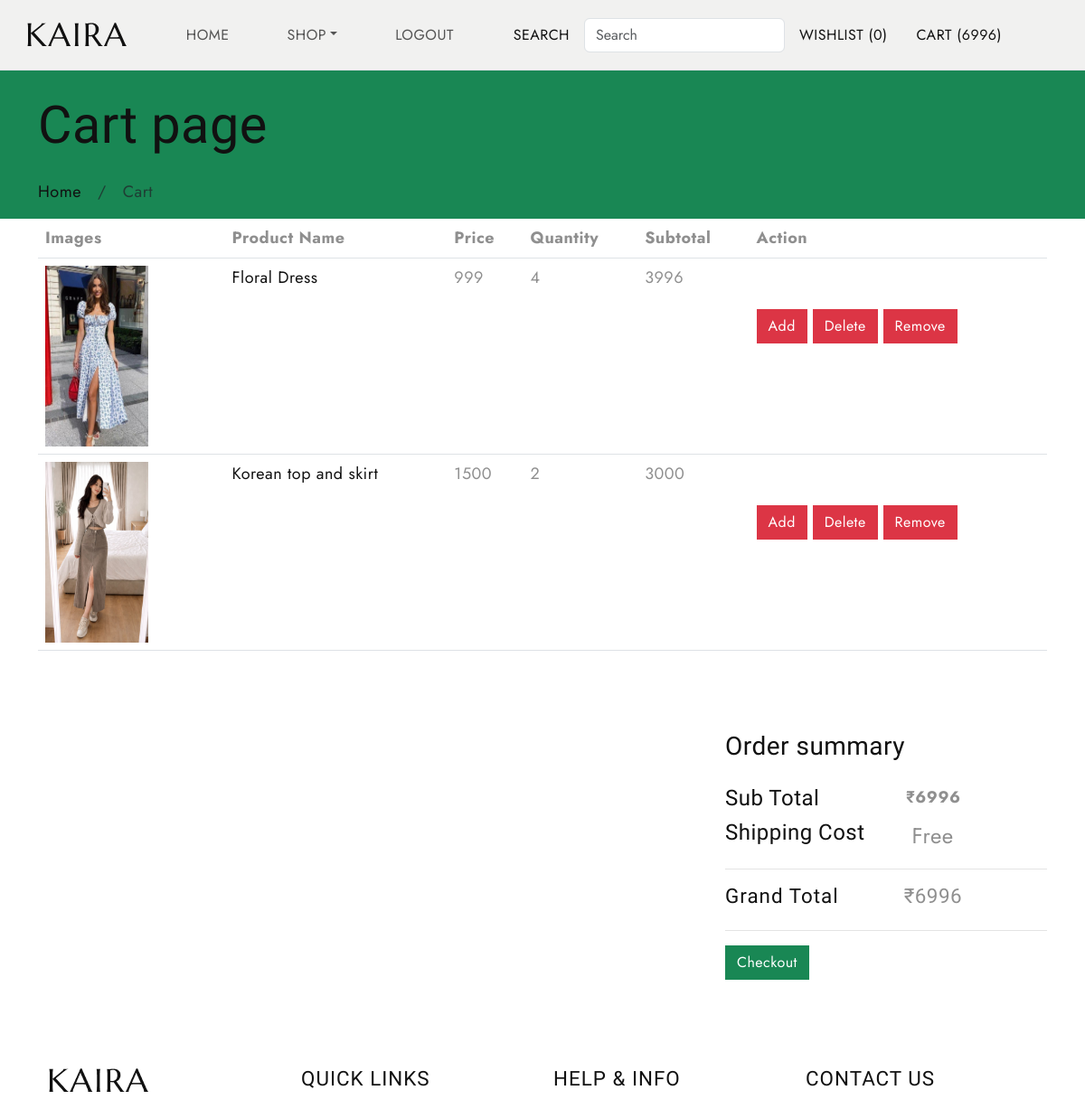
/cartview (signed in, upper part), run on an earlier commit of the app's database.
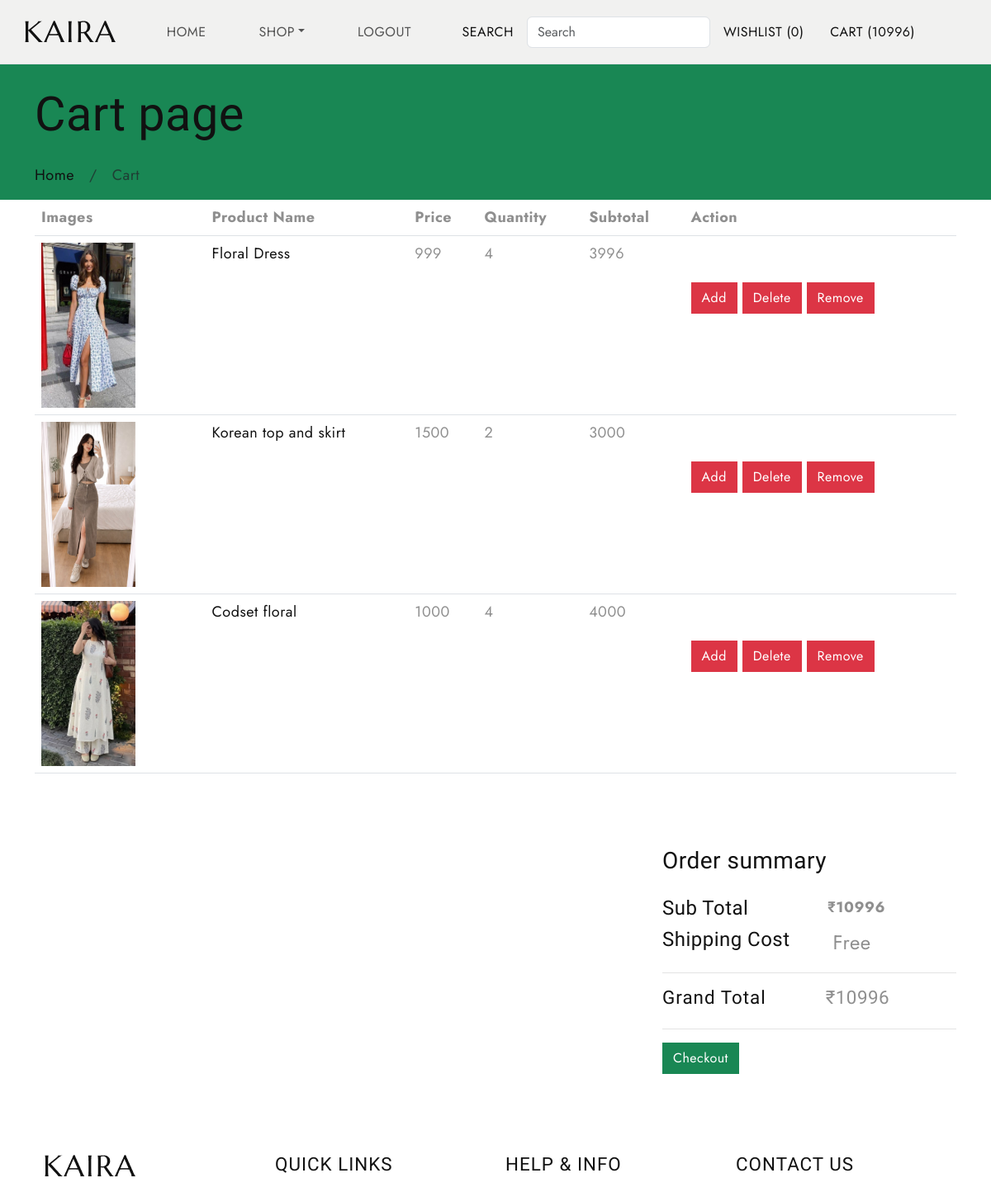
And on a later commit of the database.
### cart/models.py (models this page shows, shortened)
class Cart(models.Model):
    user =models.ForeignKey(User,on_delete=models.CASCADE)
    product =models.ForeignKey(Product,on_delete=models.CASCADE)
    quantity =models.IntegerField(default=0)
    date_added =models.DateTimeField(auto_now_add=True)
    def subtotal(self):
        return self.quantity * self.product.price

### shop/models.py (models this page shows, shortened)
class Product(models.Model):
    name = models.CharField(max_length=200)
    image = models.ImageField(upload_to='products/')
    description = models.TextField()
    price = models.IntegerField()
    stock = models.IntegerField(null=True)
    availability =models.BooleanField(default=True,null=True)
    gender= models.CharField(max_length=200,default='unisex',null=True)
    category = models.ForeignKey(Category,on_delete=models.CASCADE,related_name='products',null=True)
    created = models.DateTimeField(auto_now_add=True,null=True)
    updated = models.DateTimeField(auto_now=True,null=True)

### cart/views.py (the view)
# urls.py: path('cartview',views.CartView.as_view(),name='cartview'),
class CartView(View):
    def get(self,request):
        c=Cart.objects.filter(user=request.user)
        total=0
        for i in c:
            total=total+i.subtotal()
        context={'cart':c,'total':total}
        return render(request,'cart.html',context)

### cart/context_processors.py (called while the page is built)
def cart_items(request):
    total = 0
    if request.user.is_authenticated:
       u=request.user
       c=Cart.objects.filter(user=u)
       for i in c:
           total=total+i.quantity
    return {'total':total}

### shop/context_processors.py (called while the page is built)
def menu_links(request):
    c=Category.objects.all()
    return {'links':c}

### templates/cart.html (shortened to what this page needs)
{% extends 'base.html' %}
{% load crispy_forms_tags %}
{% block content %}
<div class="all-title bg-success">
        <div class="container">
            <div class="row">
                <div class="col-lg-12">
                    <h2>Cart page</h2>
                    <ul class="breadcrumb">
                        <li class="breadcrumb-item"><a href="#">Home</a></li>
                        <li class="breadcrumb-item active">Cart<li>
                    </ul>
                </div>
            </div>
        </div>
    </div>
    <div class="cart-box-main">
        <div class="container">
            <div class="row">
                <div class="col-lg-12">
                    <div class="table-main table-responsive">
                        <table class="table">
                            <thead>
                                <tr>
                                    <th>Images</th>
                                    <th>Product Name</th>
                                    <th>Price</th>
                                    <th>Quantity</th>
                                    <th>Subtotal</th>
                                    <th>Action</th>
                                </tr>
                            </thead>
                            <tbody>
                            {% for i in cart %}
                                <tr>
                                    <td class="thumbnail-img">
                                        <a href="#">
									<img class="" src="{{i.product.image.url}}" alt="" height="200px" width="60%">
								</a>
                                    </td>
                                    <td class="name-pr">
                                        <a href="#">
                                            {{i.product.name}}
								</a>
                                    </td>
                                    <td class="price-pr">
                                        <p>{{i.product.price}}</p>
                                    </td>
                                    <td class="price-pr">
                                        <p>{{i.quantity}}</p>
                                    </td>
                                        <td class="total-pr">
                                            <p>{{i.subtotal}}</p>
                                    </td>
                                        <td class="remove-pr">
                                        {% if i.product.stock > i.quantity %}
                                        <a href="{% url 'cart:addtocart' i.product.id %}" class="btn btn-danger mt-5">Add</a>
                                        <a href="{% url 'cart:cartdecrement' i.id %}" class="btn btn-danger mt-5 ">Delete
								</a>
                                        <a href="{% url 'cart:cartremove' i.id %}" class="btn btn-danger mt-5">Remove
								</a>
                                        {% endif %}
                                    </td>
                                </tr>
                            {% endfor %}
                            </tbody>
                        </table>
                    </div>
                </div>
            </div>
            <div class="row my-5">
                <div class="col-lg-8 col-sm-12"></div>
                <div class="col-lg-4 col-sm-12">
                    <div class="order-box">
                        <h3 class="fs-3">Order summary</h3>
                        <div class="d-flex">
                            <h4 class="fs-4 me-5">Sub Total</h4>
                            <div class=" fw-bold ms-5 "> ₹{{total}}</div>
                        </div>
                        <div class="d-flex">
                            <h4 class="fs-4 me-5">Shipping Cost</h4>
                            <div class="ml-auto fs-4 ms-1"> Free </div>
                        </div>
                        <hr>
                        <div class="d-flex gr-total">
                            <h5 class="me-5">Grand Total</h5>
                            <div class="ml-auto h5 ms-4">₹{{total}}</div>
                        </div>
                        <hr>
                    <div class="col-12 d-flex shopping-box"><a href="{% url 'cart:checkout' %}" class="btn btn-success">Checkout</a> </div></div>
        </div>
    </div>
{% endblock %}

### templates/base.html (shortened to what this page needs)
<!DOCTYPE html>
{% load static %}
<html lang="en">
<head>
  <link href="https://cdn.jsdelivr.net/npm/bootstrap@5.3.0-alpha3/dist/css/bootstrap.min.css" rel="stylesheet"
>
  <link rel="stylesheet" type="text/css" href="{% static 'css/vendor.css">
  <link rel="stylesheet" href="https://cdn.jsdelivr.net/npm/swiper@9/swiper-bundle.min.css" />
  <link rel="stylesheet" type="text/css" href="{% static 'css/style.css' %}">
</head>
<body class="homepage ">
  <nav class="navbar navbar-expand-lg bg-light text-uppercase fs-6 p-3 border-bottom align-items-center">
    <div class="container-fluid">
      <div class="row justify-content-between align-items-center w-100">
        <div class="col-auto">
          <a class="navbar-brand text-white" href="index.html">
          </a>
        </div>
        <div class="col-auto">
          <div class="offcanvas offcanvas-end" tabindex="-1" id="offcanvasNavbar"
            aria-labelledby="offcanvasNavbarLabel">
            <div class="offcanvas-body">
              <ul class="navbar-nav justify-content-end flex-grow-1 gap-1 gap-md-5 pe-3">
                <li class="nav-item dropdown">
                  <a class="nav-link" href="{% url 'home' %}">Home</a>
                <li class="nav-item dropdown">
                  <a class="nav-link dropdown-toggle" href="#" id="dropdownShop" data-bs-toggle="dropdown"
                    aria-haspopup="true" aria-expanded="false">Shop</a>
                </li>
                {% if user.is_authenticated %}
                <li class="nav-item">
                  <a class="nav-link" href="{% url 'shop:userlogout' %}">Logout</a>
                </li>
                {% endif %}
              </ul>
            </div>
          </div>
        </div>
        {% if user.is_authenticated %}
        {% if user.is_superuser == False %}
   <div class="col-3 col-lg-auto">
    <ul class="list-unstyled d-flex m-0 align-items-center">
        <li class="me-3">
            <a href="#" class="text-uppercase">
                 Search
            </a>
          <li class="search position-relative">
    <div class="top-search">
        <form action="{% url 'search:search' %}">
            <input type="text"
                   name="q"
                   class="form-control"
                   placeholder="Search">
        </form>
    </div>
</li>
           </li>
            <li class="d-none d-lg-block">
              <a href="index.html" class="text-uppercase mx-3">Wishlist <span class="wishlist-count">(0)</span>
              </a>
            </li>
            <li class="d-none d-lg-block">
              <a href="{% url 'cart:cartview' %}" class="text-uppercase mx-3"
                aria-controls="offcanvasCart">Cart <span class="cart-count">({{total}})</span>
              </a>
            </li>
            {% endif %}
            {% endif %}
            <li class="search-box" class="mx-2">
              <a href="#search" class="search-button">
                <svg width="24" height="24" viewBox="0 0 24 24">
                  <use xlink:href="#search"></use>
                </svg>
              </a>
            </li>
          </ul>
        </div>
      </div>
    </div>
  </nav>
{% block content %}
{% endblock %}
  <footer id="footer" class="mt-5">
    <div class="container">
      <div class="row d-flex flex-wrap justify-content-between py-5">
        <div class="col-md-3 col-sm-6">
          <div class="footer-menu footer-menu-001">
            <div class="footer-intro mb-4">
              <a href="index.html">
                <img src="{% static 'images/main-logo.png' %}" alt="logo">
              </a>
            </div>
          </div>
        </div>
        <div class="col-md-3 col-sm-6">
          <div class="footer-menu footer-menu-002">
            <h5 class="widget-title text-uppercase mb-4">Quick Links</h5>
          </div>
        </div>
        <div class="col-md-3 col-sm-6">
          <div class="footer-menu footer-menu-003">
            <h5 class="widget-title text-uppercase mb-4">Help & Info</h5>
          </div>
        </div>
        <div class="col-md-3 col-sm-6">
          <div class="footer-menu footer-menu-004 border-animation-left">
            <h5 class="widget-title text-uppercase mb-4">Contact Us</h5>
          </div>
        </div>
      </div>
    </div>
  </footer>
</body>
</html>

### static/css/style.css (style rules this page uses)
body { --heading-font: "Marcellus", Roboto, sans-serif; --heading-font-weight: 400; --heading-color: #111; --heading-line-height: 1.24; --swiper-theme-color: #8C907E; --bs-body-font-family: "Jost", Roboto, sans-serif; --bs-body-font-size: 18px; --bs-body-font-weight: 400; --bs-body-line-height: 1.5; --bs-body-color: #8f8f8f; --bs-body-color-rgb: 143, 143, 143; --bs-primary: #8C907E; --bs-secondary: #6c757d; --bs-black: #111; --bs-light: #F1F1F0; --bs-dark: #212529; --bs-gray: #9aa1a7; --bs-gray-dark: #51565b; --bs-primary-rgb: 140, 144, 126; --bs-secondary-rgb: 108, 117, 125; --bs-black-rgb: 17, 17, 17; --bs-light-rgb: 241, 241, 240; --bs-dark-rgb: 33, 37, 41; --bs-link-color: #111; --bs-link-color-rgb: 17, 17, 17; --bs-link-decoration: underline; --bs-link-hover-color: #111; --bs-link-hover-color-rgb: 17, 17, 17; }
body { letter-spacing: 0.03rem; }
h1, .h1, h2, .h2, h3, .h3, h4, .h4, h5, .h5, h6, .h6 { font-family: var(--heading-font); font-weight: var(--heading-font-weight); color: var(--heading-color); line-height: var(--heading-line-height); }
h1.light, .h1, h2.light, .h2, h3.light, .h3, h4.light, .h4, h5.light, .h5, h6.light, .h6 { color: var(--light-color); }
h1, h2, h3 { margin: 25px 0; }
h5, h6 { letter-spacing: 1px; }
h2, .h2 { font-size: 3.6rem; }
h3, .h3 { font-size: 2.8rem; }
h4, .h4 { font-size: 1.8rem; }
h5, .h5 { font-size: 1.4rem; }
a { text-decoration: none; }
.container-fluid { max-width: 1800px; }
.btn { --bs-btn-border-radius: 0; }
.breadcrumb { --bs-breadcrumb-item-padding-x: 1em; }
.text-white { --heading-color: var(--bs-light); --bs-breadcrumb-item-active-color: var(--bs-light); --bs-breadcrumb-divider-color: var(--bs-light); --bs-link-color-rgb: var(--bs-light-rgb); --bs-link-hover-color-rgb: var(--bs-light-rgb); }

What changed in the data, as far as the page shows it:
added Cart: product.image (picture), product.name "Codset floral", product.price "1000", quantity "4", subtotal "4000", shows "Add"
Also different on the page:
{{ total }}: "6996" → "10996"
